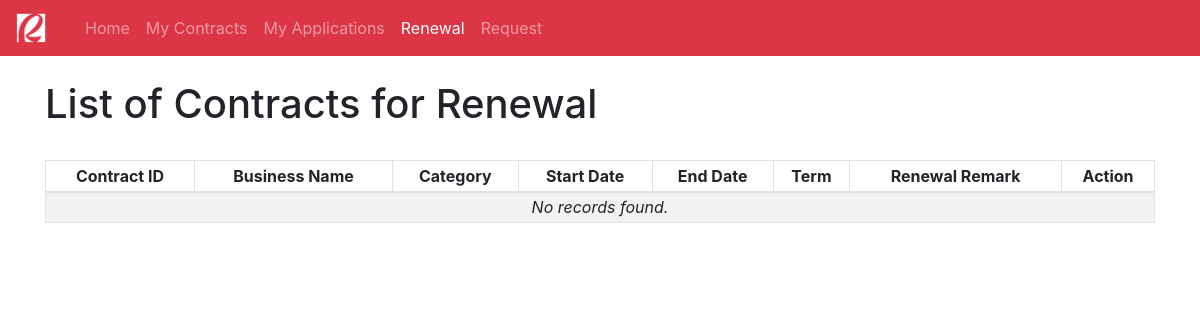
The page /client-renewal.php?client_id=29 on the database as committed earlier.
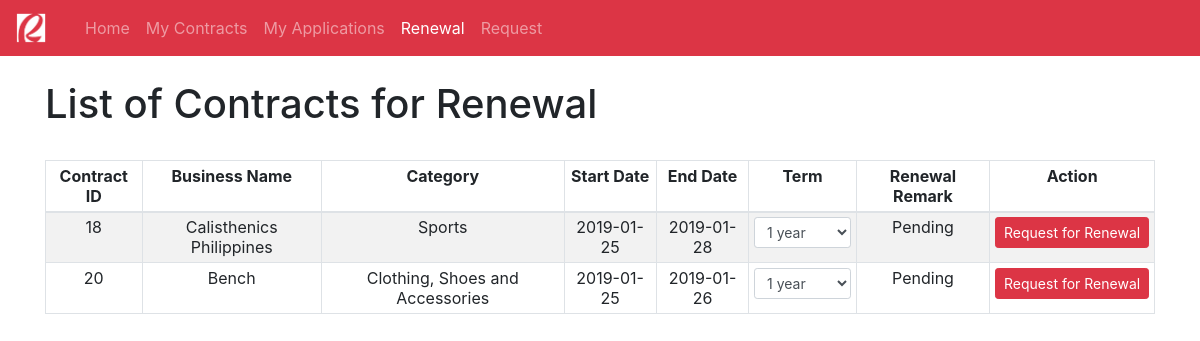
The same page on the database as committed later.
### tables this page shows
CREATE TABLE `contract` (
  `contract_id` int(11) NOT NULL,
  `app_id` int(11) NOT NULL,
  `client_id` int(11) NOT NULL,
  `category_id` int(11) NOT NULL,
  `business_name` varchar(128) DEFAULT NULL,
  `start_date` datetime DEFAULT NULL,
  `end_date` datetime DEFAULT NULL,
  `date_approved` datetime DEFAULT CURRENT_TIMESTAMP,
  `remark` varchar(32) DEFAULT 'Pending',
  `contract_term` varchar(32) NOT NULL DEFAULT 'Pending',
  `renewal_status` varchar(32) NOT NULL DEFAULT 'Pending'
);

CREATE TABLE `business_classification` (
  `category_id` int(11) NOT NULL,
  `category_name` varchar(64) NOT NULL
);

### client-renewal.php (the view, shortened to what the changed rows need)
<html>
<head>
    <link rel="stylesheet" href="bootstrap-4.2.1-dist/css/bootstrap.min.css">
</head>
<body>
    <div class="container">
        <br /><h1>List of Contracts for Renewal</h1><br/>
        <table class="table table-bordered table-striped table-sm">
            <thead align="center">
                <td><strong>Contract ID</strong></td>
                <td><strong>Business Name</strong></td>
                <td><strong>Category</strong></td>
                <td><strong>Start Date</strong></td>
                <td><strong>End Date</strong></td>
                <td><strong>Term</strong></td>
                <td><strong>Renewal Remark</strong></td>
                <td><strong>Action</strong></td>
            </thead>
            <?php
                require_once "api/config.php";
                $client_id = $_GET['client_id'];
                $sql_contract = "SELECT c.contract_id AS 'contract_id', c.app_id AS 'app_id',
                c.client_id AS 'client_id', c.category_id AS 'category_id', c.business_name AS 'business_name',
                c.start_date AS 'start_date', c.end_date AS 'end_date', c.date_approved AS 'date_approved',
                c.remark AS 'remark', bc.category_name AS 'category_name', c.contract_term AS 'contract_term',
                c.renewal_status AS 'renewal_status'
                FROM contract c
                INNER JOIN business_classification bc ON c.category_id = bc.category_id
                WHERE client_id = $client_id
                ";
                $result_contract = mysqli_query($link,$sql_contract);
                if (mysqli_num_rows($result_contract) > 0) {
                    while($row_contract = mysqli_fetch_assoc($result_contract)) {
                        echo "<form action='api/request-renewal.php?client_id=$client_id' method='POST'>";
                            echo "<tr align='center'>";
                                $contract_id = $row_contract['contract_id'];
                                echo "<td>" . $row_contract['contract_id'] . "</td>";
                                echo "<td>" . $row_contract['business_name'] . "</td>";
                                echo "<td>" . $row_contract['category_name'] . "</td>";
                                $old_start_date = strtotime($row_contract['start_date']);
                                $new_start_date = date('Y-m-d', $old_start_date);
                                echo "<td>" . $new_start_date . "</td>";
                                $old_end_date = strtotime($row_contract['end_date']);
                                $new_end_date = date('Y-m-d', $old_end_date);
                                echo "<td>" . $new_end_date . "</td>";
                                if($row_contract['renewal_status'] == 'Sent'){
                                    $sql_renewal_term = "SELECT renewal_term FROM renewal WHERE contract_id = $contract_id";
                                    $result_renewal_term = mysqli_query($link,$sql_renewal_term);
                                    $fetched_renewal_term = "";
                                    if (mysqli_num_rows($result_renewal_term) > 0) {
                                        while($row_renewal_term = mysqli_fetch_assoc($result_renewal_term)) {
                                            $fetched_renewal_term = $row_renewal_term['renewal_term'];
                                        }
                                    }
                                    echo "<td>" .
                                    "<input type='text' value='$fetched_renewal_term' class='form-control form-control-sm' disabled>";
                                }else{
                                    echo "<td>" .
                                    "<select type='text' class='form-control form-control-sm' name='contract_term' required>
                                    <optgroup label='Terms'>
                                        <option>1 year</option>
                                        <option>2 years</option>
                                        <option>3 years</option>
                                        <option>4 years</option>
                                    </optgroup>
                                    </select>" .
                                    "</td>";
                                }
                                echo "<td>" . $row_contract['renewal_status'] . "</td>";
                                if($row_contract['renewal_status'] == 'Sent'){
                                    echo "<td><input type='submit' value='Request for Renewal' class='btn btn-danger btn-sm' disabled /></td>";
                                }else{
                                    echo "<td><input type='submit' value='Request for Renewal' class='btn btn-danger btn-sm' /></td>";
                                }
                            echo "</tr>";
                        echo "</form>";
                    }
                }else{
                    echo '<tr>';
                        echo '<td colspan="8" style="font-style: italic;" align="center">No records found.</td>';
                    echo '</tr>';
                }
            ?>
        </table>
    </div>
</body>
</html>

Rows that differ between the two databases and show on the page:
added contract: contract_id "18", business_name "Calisthenics Philippines", category.category_name "Sports", start_date "2019-01-25", end_date "2019-01-28", renewal_status "Pending"
added contract: contract_id "20", business_name "Bench", category.category_name "Clothing, Shoes and Accessories", start_date "2019-01-25", end_date "2019-01-26", renewal_status "Pending"
Other text that changed with them:
text no longer shown: "No records found."
